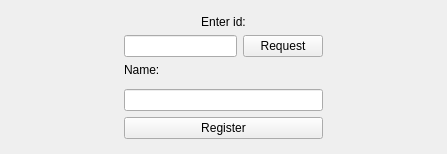
<?xml version="1.0" encoding="UTF-8"?>
<ui version="4.0">
 <class>RegForm</class>
 <widget class="QWidget" name="RegForm">
  <property name="geometry">
   <rect>
    <x>0</x>
    <y>0</y>
    <width>447</width>
    <height>154</height>
   </rect>
  </property>
  <property name="windowTitle">
   <string>Form</string>
  </property>
  <layout class="QGridLayout" name="gridLayout">
   <item row="3" column="2">
    <widget class="QPushButton" name="requestButton">
     <property name="sizePolicy">
      <sizepolicy hsizetype="Minimum" vsizetype="Preferred">
       <horstretch>0</horstretch>
       <verstretch>0</verstretch>
      </sizepolicy>
     </property>
     <property name="text">
      <string>Request</string>
     </property>
    </widget>
   </item>
   <item row="3" column="1">
    <widget class="QLineEdit" name="lineEditId">
     <property name="sizePolicy">
      <sizepolicy hsizetype="Expanding" vsizetype="Preferred">
       <horstretch>0</horstretch>
       <verstretch>0</verstretch>
      </sizepolicy>
     </property>
    </widget>
   </item>
   <item row="7" column="1" colspan="2">
    <widget class="QPushButton" name="registerButton">
     <property name="sizePolicy">
      <sizepolicy hsizetype="Minimum" vsizetype="Preferred">
       <horstretch>0</horstretch>
       <verstretch>0</verstretch>
      </sizepolicy>
     </property>
     <property name="text">
      <string>Register</string>
     </property>
    </widget>
   </item>
   <item row="2" column="1" colspan="2">
    <widget class="QLabel" name="label_enter">
     <property name="text">
      <string>Enter id:</string>
     </property>
     <property name="alignment">
      <set>Qt::AlignCenter</set>
     </property>
    </widget>
   </item>
   <item row="4" column="1">
    <widget class="QLabel" name="label_name">
     <property name="text">
      <string>Name:</string>
     </property>
    </widget>
   </item>
   <item row="6" column="1" colspan="2">
    <widget class="QLineEdit" name="lineEditName">
     <property name="sizePolicy">
      <sizepolicy hsizetype="Expanding" vsizetype="Preferred">
       <horstretch>0</horstretch>
       <verstretch>0</verstretch>
      </sizepolicy>
     </property>
     <property name="readOnly">
      <bool>true</bool>
     </property>
    </widget>
   </item>
   <item row="1" column="1" colspan="2">
    <spacer name="verticalSpacer_2">
     <property name="orientation">
      <enum>Qt::Vertical</enum>
     </property>
     <property name="sizeHint" stdset="0">
      <size>
       <width>20</width>
       <height>40</height>
      </size>
     </property>
    </spacer>
   </item>
   <item row="8" column="1" colspan="2">
    <spacer name="verticalSpacer">
     <property name="orientation">
      <enum>Qt::Vertical</enum>
     </property>
     <property name="sizeHint" stdset="0">
      <size>
       <width>20</width>
       <height>40</height>
      </size>
     </property>
    </spacer>
   </item>
   <item row="3" column="0" rowspan="5">
    <spacer name="horizontalSpacer">
     <property name="orientation">
      <enum>Qt::Horizontal</enum>
     </property>
     <property name="sizeHint" stdset="0">
      <size>
       <width>40</width>
       <height>20</height>
      </size>
     </property>
    </spacer>
   </item>
   <item row="3" column="3" rowspan="5">
    <spacer name="horizontalSpacer_2">
     <property name="orientation">
      <enum>Qt::Horizontal</enum>
     </property>
     <property name="sizeHint" stdset="0">
      <size>
       <width>40</width>
       <height>20</height>
      </size>
     </property>
    </spacer>
   </item>
  </layout>
 </widget>
 <layoutdefault spacing="6" margin="11"/>
 <resources/>
 <connections/>
</ui>
